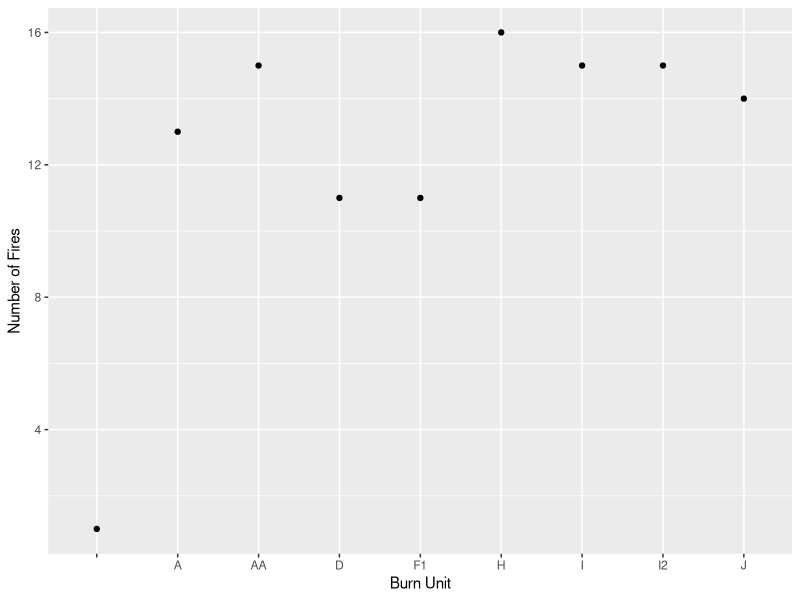

Write the R code that produced this figure. (Note: this script raises an error after producing the figure.)
#' Input fire history data and create ggplot with number of fires by block
#' 

library(dplyr)
library(ggplot2)

fire_history <- read.csv('data/LPK_Fire_HIstory.csv')

fire_totals <- select(fire_history, Block, Disc_Date) %>%
  group_by(Block) %>% 
  summarise(abundance = n())

fire_interval <- select(fire_history, Block, Fire_Interval) %>%
  group_by(Block) %>% 
  mutate(interval_years = Fire_Interval / 365) %>%
  na.omit() %>% 
  summarise(FRI = mean(interval_years)) 

fire_by_year <- select(fire_history, Block, Fire_Interval) %>%
  group_by(Block) %>% 
  mutate(interval_years = Fire_Interval / 365) %>%
  na.omit()
  
# Number of fire events per unit
ggplot() +
  geom_point(data = fire_totals, aes(x = Block, y = abundance)) +
  labs(x = "Burn Unit", y = "Number of Fires")

# Fire interval pattern by date
ggplot(fire_interval, aes(x = Block, y = Fire_Interval)) +
  geom_point(stat = "identity")

# Fire interval
ggplot(fire_interval, aes(x = Block, y = FRI)) +
  geom_point() +
  labs(x = "Burn Unit", y = "Fire Return Interval")

# Graph of fire intervals for each block 
ggplot() +
  geom_histogram(data = fire_by_year, aes(x = interval_years, fill = Block))

ggplot(fire_by_year, aes(x = Block, y = interval_years)) +
  geom_line() +
  labs(x = "Burn Unit", y = "Fire Return Interval")

           
